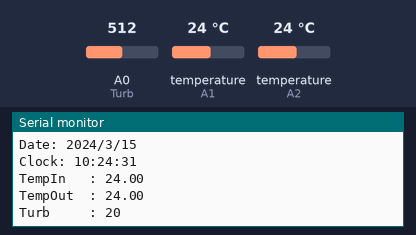
Bench run of a sketch on a simulated Arduino Uno, built with avr-gcc and run on an emulated ATmega328P. Parts: the last lines printed to the serial monitor. Inputs (shaded band) come from the test bench; at power-on: temperature (sensors on A1, A2) 24 °C, A0 (Turb) = 512. The local clock reads 2024-03-15 10:24:30 at power-on unless the sketch sets it.

Above: at 4.1 s.
4.2 s: temperature (sensor on A1) set to 12 °C
At 7.5 s:
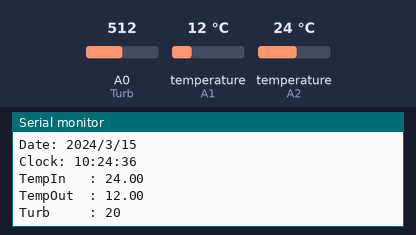
7.7 s: temperature (sensor on A2) set to 12 °C
At 10.0 s:
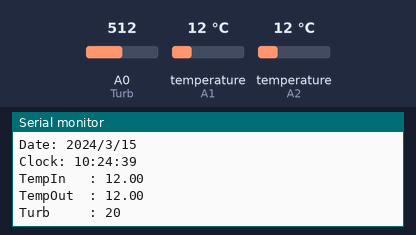
11.2 s: A0 (Turb) set to 716
At 13.0 s:
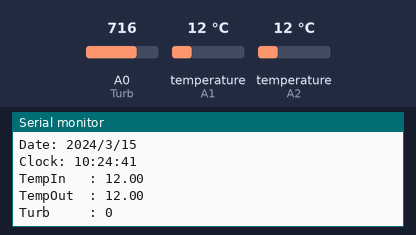
14.7 s: temperature (sensor on A1) set to 19 °C
At 17.5 s:
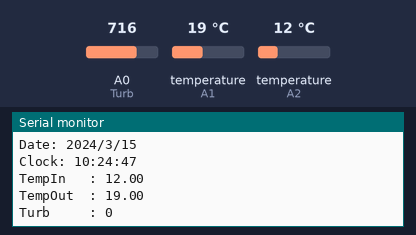
18.2 s: temperature (sensor on A2) set to 19 °C
At 20.4 s:
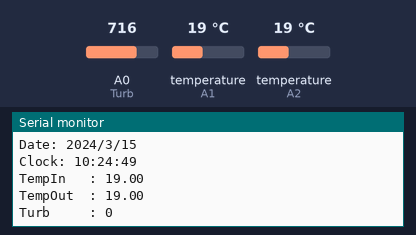
21.7 s: A0 (Turb) set to 511
At 23.3 s:
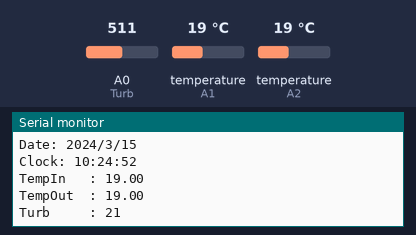
Timing chart, 0 to 24.8 s (numbered marks = the images above; inputs shaded):
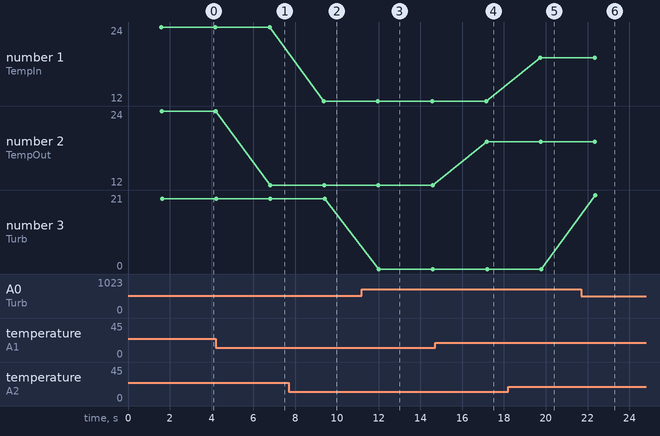

The sketch:

Arduino_Skripsi.ino
```cpp
#include <DallasTemperature.h>
#include <SoftwareSerial.h>
#include <OneWire.h>
#include <Wire.h>
#include <RTClib.h>

#define Temp1 A2
#define Temp2 A1
#define Turb A0

float TempIn;
float TempOut;

OneWire oneTemp1(Temp1);
OneWire oneTemp2(Temp2);

DallasTemperature STemp1(&oneTemp1);
DallasTemperature STemp2(&oneTemp2);

SoftwareSerial Rsensor(2, 3); // RX, TX

RTC_DS3231 rtc;

void setup() {
  Serial.begin(9600);
  Rsensor.begin(9600);
  STemp1.begin();
  STemp2.begin();

  // Inisialisasi RTC
  if (!rtc.begin()) {
    Serial.println("RTC tidak ditemukan!");
    while (1);
  }

  // Jika RTC kehilangan daya, setel ulang waktu
  if (rtc.lostPower()) {
    Serial.println("RTC kehilangan daya, menyetel ulang waktu!");
    rtc.adjust(DateTime(F(__DATE__), F(__TIME__)));
  }

  pinMode(Temp1, INPUT);
  pinMode(Temp2, INPUT);
  pinMode(Turb, INPUT);
}

void datetime(Stream &output) {
  // Display RTC date and time
  DateTime now = rtc.now();
  output.print(now.year(), DEC);
  output.print('/');
  output.print(now.month(), DEC);
  output.print('/');
  output.print(now.day(), DEC);
}

void clocktime(Stream &output) {
  // Display RTC time only
  DateTime now = rtc.now();
  output.print(now.hour(), DEC);
  output.print(':');
  output.print(now.minute(), DEC);
  output.print(':');
  output.print(now.second(), DEC);
}

void loop() {
  // Baca suhu dari sensor DS18B20
  STemp1.requestTemperatures();
  TempIn = STemp1.getTempCByIndex(0);

  STemp2.requestTemperatures();
  TempOut = STemp2.getTempCByIndex(0);

  // Baca nilai turbidity
  int sensorValue = analogRead(Turb);
  int turb = map(sensorValue, 0, 640, 100, 0);
  // Jika nilai turbidity negatif, setel ke 0
  if (turb < 0) {
    turb = 0;
  }

  // Tampilkan waktu dan data sensor ke Serial Monitor
  Serial.print("Date: ");
  datetime(Serial);
  Serial.println();
  Serial.print("Clock: ");
  clocktime(Serial);
  Serial.println();

  Serial.print("TempIn   : ");
  Serial.println(TempIn);
  Serial.print("TempOut  : ");
  Serial.println(TempOut);
  Serial.print("Turb     : ");
  Serial.println(turb);
  Serial.println();

  // Kirim data melalui SoftwareSerial ke ESP32
  datetime(Rsensor);
  Rsensor.print(" ");
  clocktime(Rsensor);
  Rsensor.print(", ");
  Rsensor.print(TempIn);
  Rsensor.print(",");
  Rsensor.print(TempOut);
  Rsensor.print(",");
  Rsensor.println(turb);

  delay(1000); // Tunggu 1 detik sebelum pembacaan berikutnya
}
```

Measured:
- after the input at 4.2 s, the serial monitor: prints a new line after 2.6 s (image 1)
- after the input at 7.7 s, the serial monitor: prints a new line after 1.7 s (image 2)
- after the input at 11.2 s, the serial monitor: prints a new line after 0.81 s (image 3)
- after the input at 14.7 s, the serial monitor: prints a new line after 2.5 s (image 4)
- after the input at 18.2 s, the serial monitor: prints a new line after 1.5 s (image 5)
- after the input at 21.7 s, the serial monitor: prints a new line after 0.67 s (image 6)
- plotted number 2: 24 → 12 after the input at 4.2 s, 12 → 19 after the input at 14.7 s
- plotted number 3: 20 → 0 after the input at 11.2 s, 0 → 21 after the input at 21.7 s
